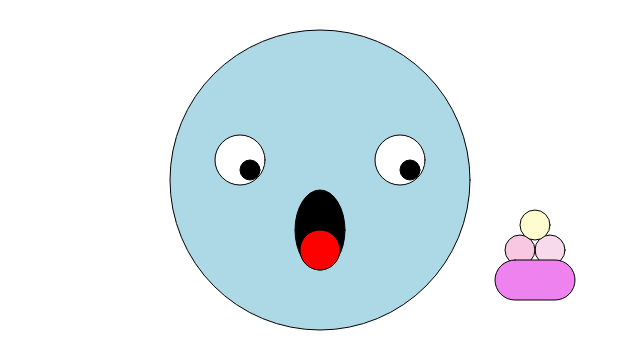
Frame 1 (no input)
Frame 60 (no input): identical to frame 1, image omitted
Frame 120 (the mouse pressed at the canvas centre since frame 60): identical to frame 1, image omitted

The p5.js sketch that drew this single still picture (run headless with seeded random() and noise() and a simulated clock; from frame 60 on, the mouse is pressed at the canvas centre):

// p5.js sketch
// ── sketch.js


function setup() {
	createCanvas(640, 360);
}

function draw() {
	background('white');
	//Face
	fill('lightblue');
	ellipse(320, 180, 300);
	
	//Right eye
	fill('white');
	ellipse(400, 160, 50);
	//right iris
	fill('black');
	ellipse(410, 170, 20);

	//Left eye
	fill('white');
	ellipse(240, 160, 50);
	//left iris
	fill('black');
	ellipse(250, 170, 20)
	//mouth
	fill('black');
	ellipse(320, 230, 50, 80);

	//tongue
	fill('red');
	ellipse(320, 250, 40, 40);

	//Icecream
	fill(247, 219, 236);
	ellipse(550, 250, 30, 30);
	fill(248, 200, 226);
	ellipse(520, 250, 30, 30);
	fill(255, 253, 208);
	ellipse(535, 225, 30, 30);

	//cup
	fill('violet');
	rect(495, 260, 80, 40, 20);
}
